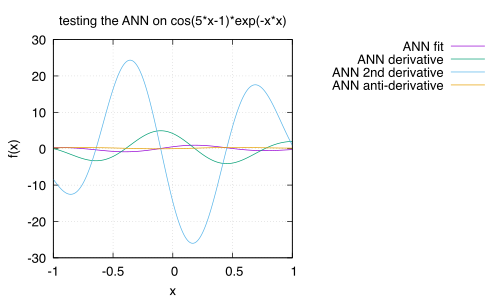

Write gnuplot code to recreate this figure.
set terminal pdfcairo enhanced font "Helvetica,14"
set output "annb.pdf"

set title "testing the ANN on cos(5*x-1)*exp(-x*x)"
set xlabel "x"
set ylabel "f(x)"
set grid
set key outside

plot \
    'anntest.dat' using 1:2 with lines title "ANN fit", \
    'anntest.dat' using 1:3 with lines title "ANN derivative", \
    'anntest.dat' using 1:4 with lines title "ANN 2nd derivative", \
    'anntest.dat' using 1:5 with lines title "ANN anti-derivative"
